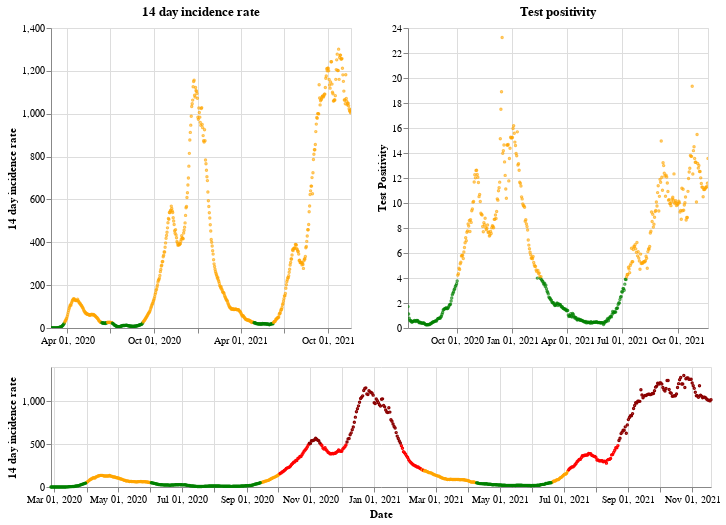

Here is the notebook cell this chart was saved with:
### Markdown cell above
## Wales

### Code cell
plot_traffic_light('Wales')

### Figure 1 — Vega-Lite specification as saved in the notebook (floating-point values rounded to 4 significant figures; data arrays with more than 128 entries replaced by an {"elided": "..."} marker saying what was removed)
{"config": {"view": {"continuousWidth": 400, "continuousHeight": 300}}, "vconcat": [{"hconcat": [{"mark": {"type": "point", "size": 2}, "encoding": {"color": {"condition": {"value": "green", "test": "(datum.twoWeeklyCasesRate <= 25)"}, "value": "orange"}, "tooltip": [{"type": "nominal", "field": "areaName"}, {"type": "temporal", "field": "date"}, {"type": "quantitative", "field": "twoWeeklyCasesRate"}, {"type": "quantitative", "field": "testPositivity"}], "x": {"type": "temporal", "axis": {"title": ""}, "field": "date", "scale": {"domain": {"selection": "DateBrush"}}, "timeUnit": "yearmonthdate"}, "y": {"type": "quantitative", "axis": {"title": "14 day incidence rate"}, "field": "twoWeeklyCasesRate"}}, "title": "14 day incidence rate", "width": 300}, {"mark": {"type": "point", "size": 2}, "encoding": {"color": {"condition": {"value": "green", "test": "(datum.testPositivity <= 4)"}, "value": "orange"}, "tooltip": [{"type": "nominal", "field": "areaName"}, {"type": "temporal", "field": "date"}, {"type": "quantitative", "field": "twoWeeklyCasesRate"}, {"type": "quantitative", "field": "testPositivity"}], "x": {"type": "temporal", "axis": {"title": ""}, "field": "date", "scale": {"domain": {"selection": "DateBrush"}}, "timeUnit": "yearmonthdate"}, "y": {"type": "quantitative", "axis": {"title": "Test Positivity"}, "field": "testPositivity"}}, "title": "Test positivity", "width": 300}]}, {"layer": [{"mark": {"type": "point", "size": 2}, "encoding": {"color": {"condition": {"value": "orange", "test": "(((datum.testPositivity < 4) && (datum.twoWeeklyCasesRate >= 50)) && (datum.twoWeeklyCasesRate < 200))"}, "value": "red"}, "opacity": {"condition": {"value": 1, "test": "((datum.twoWeeklyCasesRate >= 50) && (datum.twoWeeklyCasesRate < 500))"}, "value": 0}, "tooltip": [{"type": "nominal", "field": "areaName"}, {"type": "temporal", "field": "date"}, {"type": "quantitative", "field": "twoWeeklyCasesRate"}, {"type": "quantitative", "field": "testPositivity"}], "x": {"type": "temporal", "axis": {"title": "Date"}, "field": "date", "timeUnit": "yearmonthdate"}, "y": {"type": "quantitative", "axis": {"title": "14 day incidence rate"}, "field": "twoWeeklyCasesRate"}}, "selection": {"DateBrush": {"type": "interval", "encodings": ["x"], "fields": ["Time"]}}}, {"mark": {"type": "point", "size": 2}, "encoding": {"color": {"value": "darkred"}, "opacity": {"condition": {"value": 1, "test": "(datum.twoWeeklyCasesRate >= 500)"}, "value": 0}, "tooltip": [{"type": "nominal", "field": "areaName"}, {"type": "temporal", "field": "date"}, {"type": "quantitative", "field": "twoWeeklyCasesRate"}, {"type": "quantitative", "field": "testPositivity"}], "x": {"type": "temporal", "axis": {"title": "Date"}, "field": "date", "timeUnit": "yearmonthdate"}, "y": {"type": "quantitative", "axis": {"title": "14 day incidence rate"}, "field": "twoWeeklyCasesRate"}}}, {"mark": {"type": "point", "size": 2}, "encoding": {"color": {"condition": {"value": "green", "test": "((datum.testPositivity < 4) && (datum.twoWeeklyCasesRate < 50))"}, "value": "orange"}, "opacity": {"condition": {"value": 1, "test": "(datum.twoWeeklyCasesRate < 50)"}, "value": 0}, "tooltip": [{"type": "nominal", "field": "areaName"}, {"type": "temporal", "field": "date"}, {"type": "quantitative", "field": "twoWeeklyCasesRate"}, {"type": "quantitative", "field": "testPositivity"}], "x": {"type": "temporal", "axis": {"title": "Date"}, "field": "date", "timeUnit": "yearmonthdate"}, "y": {"type": "quantitative", "axis": {"title": "14 day incidence rate"}, "field": "twoWeeklyCasesRate"}}}], "height": 120, "width": 660}], "data": {"name": "data-83070fb64cacf2274bec0b82c080d7d5"}, "$schema": "https://vega.github.io/schema/vega-lite/v4.8.1.json", "datasets": {"data-83070fb64cacf2274bec0b82c080d7d5": {"elided": "632 records"}}}
